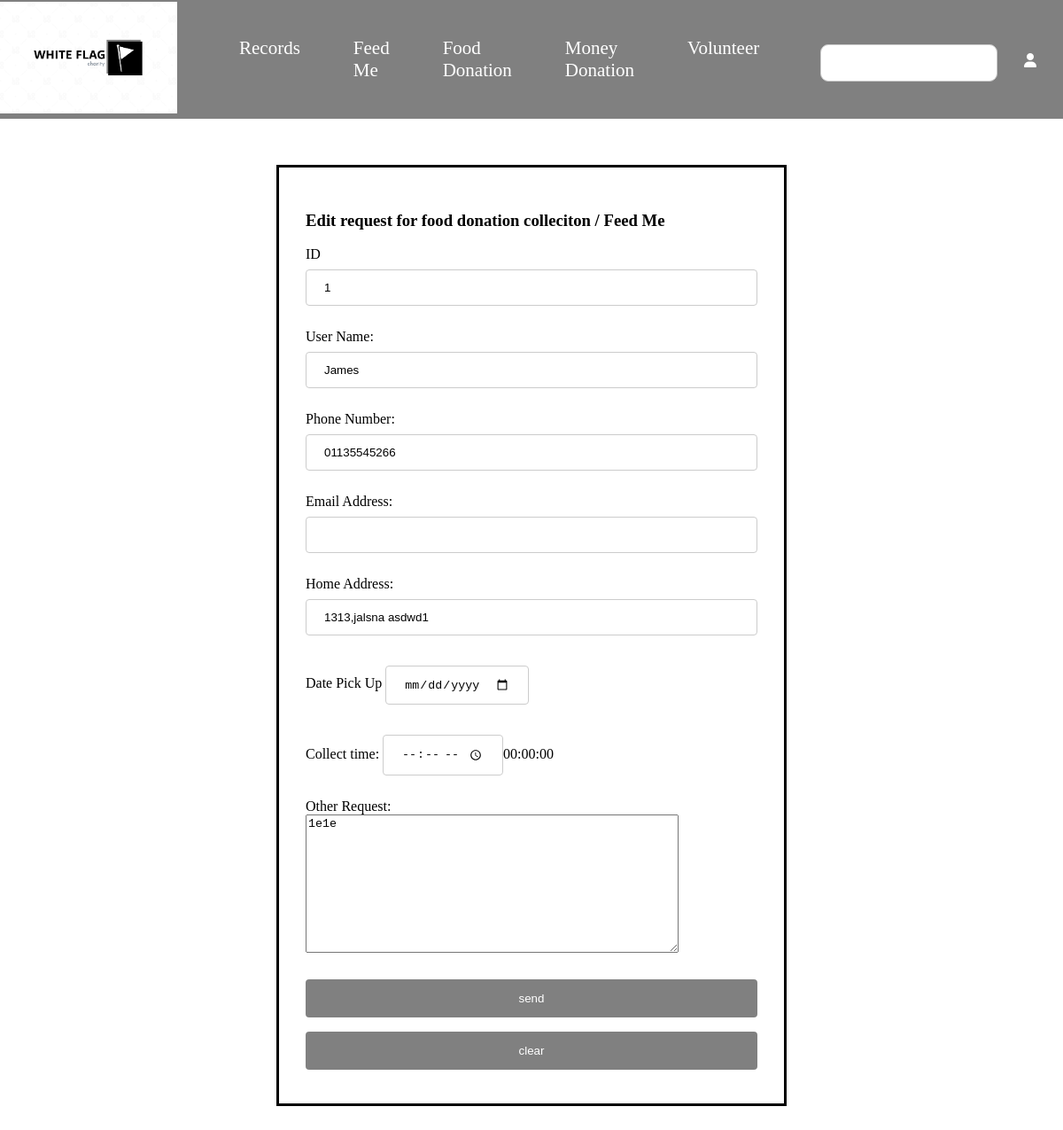
Page /asg6.5.php?id=1 on the committed database.
### tables this page shows
CREATE TABLE `tblrequest` (
  `id` int(11) NOT NULL,
  `uname` varchar(100) NOT NULL,
  `phonenum` varchar(15) NOT NULL,
  `eaddress` varchar(30) NOT NULL,
  `haddress` varchar(255) NOT NULL,
  `datepu` date NOT NULL,
  `ctime` time NOT NULL,
  `descr` varchar(255) NOT NULL
);

### asg6.5.php (the view, shortened to what this page needs)
<?php
$id= isset($_GET["id"])?$_GET["id"]:"";
$servername = "localhost";
$username = "root";
$password = "";
$dbname = "whiteflagdb";
$conn = mysqli_connect($servername, $username, $password, $dbname);
$sql = "SELECT * FROM tblrequest WHERE id=$id;";
$result = mysqli_query($conn, $sql);
if (mysqli_num_rows($result) > 0) {
  while($row = mysqli_fetch_assoc($result)) {
	$id=$row["id"];
	$uname=$row["uname"];
	$phonenum=$row["phonenum"];
	$eaddress=$row["eaddress"];
	$haddress = $row["haddress"];
	$ctime = $row["ctime"];
	$descr = $row["descr"];
  }
}
?>
<!DOCTYPE html>
<html>
<head><title>Web Form / Feed Me - POST/GET</title></head>
<body>
    <nav class="navbar background">
 <a href="homepage.php"><img class="logo" src="pictures\Screenshot 2023-07-25 074837.png" width="200px" height="auto" />
            <ul class="nav-list">
                <li style="font-size:21px"><a href="rec1.4.php">Records</a></li>
                <li style="font-size:21px"><a href="asg6.4.php">Feed Me</a></li>
                <li style="font-size:21px"><a href="food6.4.php">Food Donation</a></li>
				<li style="font-size:21px"><a href="money6.4.php">Money Donation</a></li>
                <li style="font-size:21px"><a href="volunteer6.4.php">Volunteer</a></li>
            </ul>
            <div class="rightNav">
                <input type="text" name="search" id="search" />
        <a href="login.php" class = "login">
                <i class="fa-solid fa-user"></i>
        </a>
            </div>
        </nav>
<div class=container>
<div class="center-form">
	<form id="patient" name="patient" action="asg6.5a.php" method="POST">
<div class=center>
        <h3>Edit request for food donation colleciton / Feed Me<br></h3>
</div>
		ID
		<input type="text"  id="txtid" name="txtid" maxlength="30" readonly value="<?php echo $id?>"><br><br>
		<label for="txtName">User Name:</label>
		<input type="text" size="30" id="txtName"
		name="txtName" maxlength="30" placeholder="eg. John" value="<?php echo $uname?>"><br><br>
		<label for="phoneNum">Phone Number:</label>
		<input type="text" size="13" id="phoneNum"
		name="phoneNum" maxlength="13" placeholder="eg. 012457852" value="<?php echo $phonenum?>"><br><br>
		<label for="eaddress">Email Address:</label>
		<input type="text" size="30" id="eaddress"
		name="eaddress" maxlength="50" value="<?php echo $eaddress?>"><br><br>
		<label for="hAddress">Home Address:</label>
		<input type="text" size="70" id="hAddress"
		name="hAddress" maxlength="100" value="<?php echo $haddress?>"><br><br>
		<label for="datepu">Date Pick Up</label>
		<input type="date" name="datepu" id="datepu" value="<?php echo $dob?>" min="<?php echo date("Y-m-d")?>"><br><br>
		<label for="ctime">Collect time:</label>
        <input type="time" id="ctime" name="ctime"><?php echo $ctime?><br><br>
		<label for="descr">Other Request:</label><br>
		<textarea rows="10" cols="50" id="descr" name="descr"><?php echo $descr?>
		</textarea><br><br>
		<input type="submit" value="send" id="submit" name="submit">
		<input type="reset" value="clear" id="reset" name="reset">
	</form>
</div>
</div>
</body>
</html>

### asg6.5.php (style rules this page uses)
body { margin: 0; padding: 0; }
.navbar { display: flex; align-items: center; justify-content: center; top: 0px; cursor: pointer; }
.nav-list { width: 50%; display: flex; }
.nav-list li { list-style: none; padding: 26px 30px; font-size:25px; }
.nav-list li a { text-decoration: none; color: white; }
.rightNav { width: 50%; text-align: right; }
#search { padding: 10px; font-size: 17px; border-radius: 9px; border-style: 5 px solid #fff; width:200px; margin-top:20px; border: 1px solid #ccc; }
.background { background: grey; background-blend-mode: darken; background-size: cover; }
.login { float:right; color:white; padding:20px; margin: 10px; height: 15px; }
.container { padding:2px; margin: 10px; }
input[type=text], select { width: 100%; padding: 12px 20px; margin: 8px 0; display: inline-block; border: 1px solid #ccc; border-radius: 4px; box-sizing: border-box; }
input[type=time], select { padding: 12px 20px; margin: 8px 0; display: inline-block; border: 1px solid #ccc; border-radius: 4px; box-sizing: border-box; }
input[type=date], select { padding: 12px 20px; margin: 8px 0; display: inline-block; border: 1px solid #ccc; border-radius: 4px; box-sizing: border-box; }
input[type=submit] { width: 100%; background-color: grey; color: white; padding: 14px 20px; margin: 8px 0; border: none; border-radius: 4px; cursor: pointer; }
input[type=reset] { width: 100%; background-color: grey; color: white; padding: 14px 20px; margin: 8px 0; border: none; border-radius: 4px; cursor: pointer; }
.center-form { justify-content: center; display: flex; margin: 40px 300px; border: 3px solid black; padding: 30px; }

### rows in the picture
tblrequest: txtid "1", txtName "James", phoneNum "01135545266", hAddress "1313,jalsna asdwd1", ctime "00:00:00", descr "1e1e"
